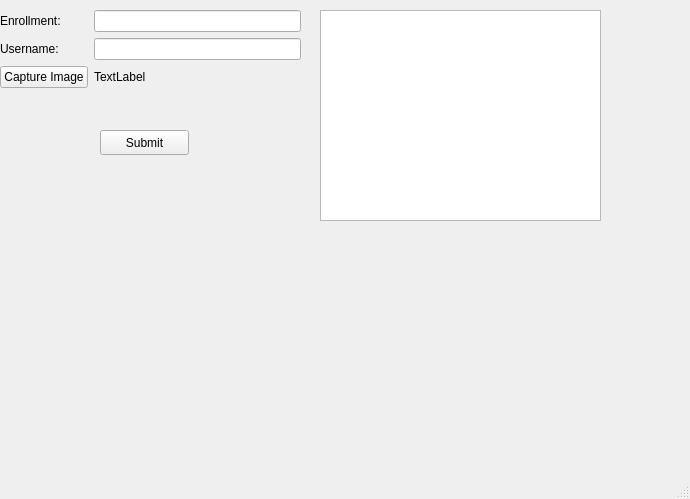
<?xml version="1.0" encoding="UTF-8"?>
<ui version="4.0">
 <class>MainWindow</class>
 <widget class="QMainWindow" name="MainWindow">
  <property name="geometry">
   <rect>
    <x>0</x>
    <y>0</y>
    <width>690</width>
    <height>499</height>
   </rect>
  </property>
  <property name="windowTitle">
   <string>MainWindow</string>
  </property>
  <widget class="QWidget" name="centralwidget">
   <widget class="QWidget" name="formLayoutWidget">
    <property name="geometry">
     <rect>
      <x>0</x>
      <y>10</y>
      <width>301</width>
      <height>111</height>
     </rect>
    </property>
    <layout class="QFormLayout" name="formLayout">
     <property name="labelAlignment">
      <set>Qt::AlignJustify|Qt::AlignVCenter</set>
     </property>
     <property name="formAlignment">
      <set>Qt::AlignJustify|Qt::AlignTop</set>
     </property>
     <item row="0" column="0">
      <widget class="QLabel" name="enrollment">
       <property name="text">
        <string>Enrollment:</string>
       </property>
      </widget>
     </item>
     <item row="1" column="0">
      <widget class="QLabel" name="username">
       <property name="text">
        <string>Username:</string>
       </property>
      </widget>
     </item>
     <item row="0" column="1">
      <widget class="QLineEdit" name="lineEdit"/>
     </item>
     <item row="1" column="1">
      <widget class="QLineEdit" name="lineEdit_2"/>
     </item>
     <item row="2" column="0">
      <widget class="QPushButton" name="image">
       <property name="text">
        <string>Capture Image</string>
       </property>
      </widget>
     </item>
     <item row="2" column="1">
      <widget class="QLabel" name="label">
       <property name="text">
        <string>TextLabel</string>
       </property>
      </widget>
     </item>
    </layout>
   </widget>
   <widget class="QPushButton" name="submit">
    <property name="geometry">
     <rect>
      <x>100</x>
      <y>130</y>
      <width>89</width>
      <height>25</height>
     </rect>
    </property>
    <property name="text">
     <string>Submit</string>
    </property>
   </widget>
   <widget class="QTableView" name="table">
    <property name="geometry">
     <rect>
      <x>320</x>
      <y>10</y>
      <width>281</width>
      <height>211</height>
     </rect>
    </property>
    <property name="font">
     <font>
      <pointsize>13</pointsize>
      <weight>75</weight>
      <bold>true</bold>
     </font>
    </property>
   </widget>
  </widget>
  <widget class="QMenuBar" name="menubar">
   <property name="geometry">
    <rect>
     <x>0</x>
     <y>0</y>
     <width>690</width>
     <height>22</height>
    </rect>
   </property>
  </widget>
  <widget class="QStatusBar" name="statusbar"/>
 </widget>
 <resources/>
 <connections/>
</ui>
